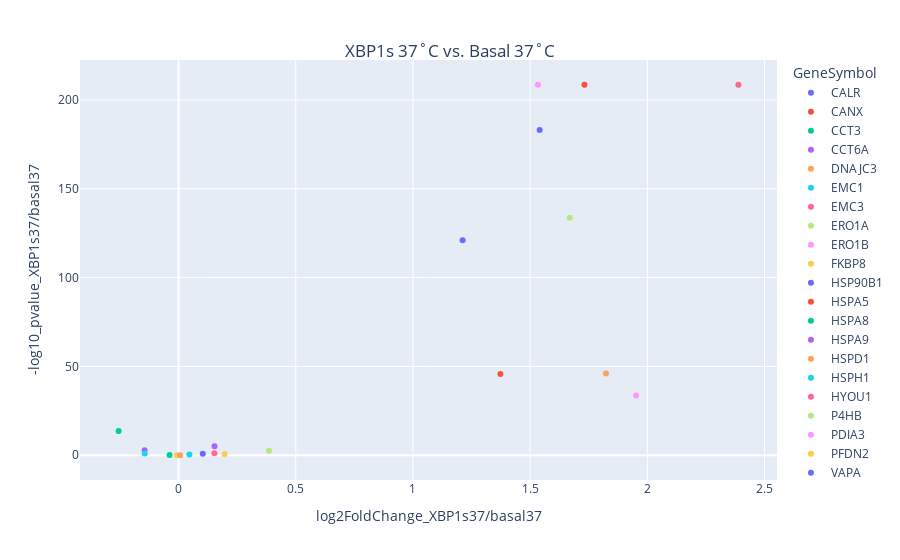
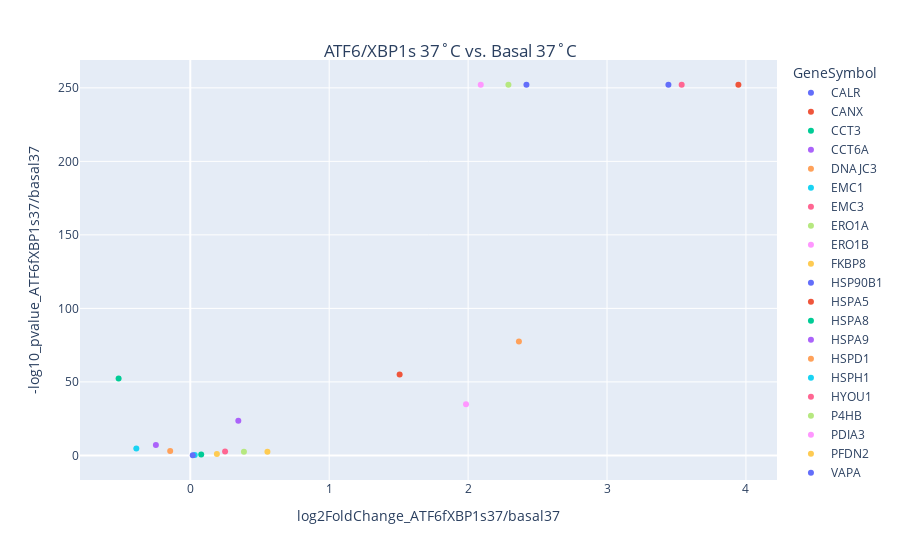

Here is the notebook cell these charts were saved with, in order:
### Code cell
# Create the interactive plot with Plotly
fig = px.scatter(filtered_elife_data, 
                 x='log2FoldChange_XBP1s37/basal37', 
                 y='-log10_pvalue_XBP1s37/basal37', 
                 color='GeneSymbol',
                 hover_data=['GeneSymbol'])

# Add and center the title for the first plot
fig.update_layout(title={'text': 'XBP1s 37˚C vs. Basal 37˚C', 'x':0.5, 'y':0.92, 'xanchor': 'center'})

# Show the plot
fig.show()

# Create the interactive plot with Plotly
fig = px.scatter(filtered_elife_data, 
                 x='log2FoldChange_ATF6fXBP1s37/basal37', 
                 y='-log10_pvalue_ATF6fXBP1s37/basal37', 
                 color='GeneSymbol',
                 hover_data=['GeneSymbol'])

# Add and center the title for the first plot
fig.update_layout(title={'text': 'ATF6/XBP1s 37˚C vs. Basal 37˚C', 'x':0.5, 'y':0.92, 'xanchor': 'center'})

# Show the plot
fig.show()

### Figure 1 — Plotly figure (JSON) as saved in the notebook; plotly's stock layout.template omitted (floating-point values rounded to 4 significant figures)
{"data": [{"customdata": [["CALR"]], "hovertemplate": "GeneSymbol=%{customdata[0]}<br>log2FoldChange_XBP1s37/basal37=%{x}<br>-log10_pvalue_XBP1s37/basal37=%{y}<extra></extra>", "legendgroup": "CALR", "marker": {"color": "#636efa", "symbol": "circle"}, "mode": "markers", "name": "CALR", "orientation": "v", "showlegend": true, "type": "scatter", "x": [1.212], "xaxis": "x", "y": [121.0], "yaxis": "y"}, {"customdata": [["CANX"]], "hovertemplate": "GeneSymbol=%{customdata[0]}<br>log2FoldChange_XBP1s37/basal37=%{x}<br>-log10_pvalue_XBP1s37/basal37=%{y}<extra></extra>", "legendgroup": "CANX", "marker": {"color": "#EF553B", "symbol": "circle"}, "mode": "markers", "name": "CANX", "orientation": "v", "showlegend": true, "type": "scatter", "x": [1.373], "xaxis": "x", "y": [45.77], "yaxis": "y"}, {"customdata": [["CCT3"]], "hovertemplate": "GeneSymbol=%{customdata[0]}<br>log2FoldChange_XBP1s37/basal37=%{x}<br>-log10_pvalue_XBP1s37/basal37=%{y}<extra></extra>", "legendgroup": "CCT3", "marker": {"color": "#00cc96", "symbol": "circle"}, "mode": "markers", "name": "CCT3", "orientation": "v", "showlegend": true, "type": "scatter", "x": [-0.03828], "xaxis": "x", "y": [0.2137], "yaxis": "y"}, {"customdata": [["CCT6A"]], "hovertemplate": "GeneSymbol=%{customdata[0]}<br>log2FoldChange_XBP1s37/basal37=%{x}<br>-log10_pvalue_XBP1s37/basal37=%{y}<extra></extra>", "legendgroup": "CCT6A", "marker": {"color": "#ab63fa", "symbol": "circle"}, "mode": "markers", "name": "CCT6A", "orientation": "v", "showlegend": true, "type": "scatter", "x": [-0.1446], "xaxis": "x", "y": [2.778], "yaxis": "y"}, {"customdata": [["DNAJC3"]], "hovertemplate": "GeneSymbol=%{customdata[0]}<br>log2FoldChange_XBP1s37/basal37=%{x}<br>-log10_pvalue_XBP1s37/basal37=%{y}<extra></extra>", "legendgroup": "DNAJC3", "marker": {"color": "#FFA15A", "symbol": "circle"}, "mode": "markers", "name": "DNAJC3", "orientation": "v", "showlegend": true, "type": "scatter", "x": [1.823], "xaxis": "x", "y": [46.04], "yaxis": "y"}, {"customdata": [["EMC1"]], "hovertemplate": "GeneSymbol=%{customdata[0]}<br>log2FoldChange_XBP1s37/basal37=%{x}<br>-log10_pvalue_XBP1s37/basal37=%{y}<extra></extra>", "legendgroup": "EMC1", "marker": {"color": "#19d3f3", "symbol": "circle"}, "mode": "markers", "name": "EMC1", "orientation": "v", "showlegend": true, "type": "scatter", "x": [0.04611], "xaxis": "x", "y": [0.3923], "yaxis": "y"}, {"customdata": [["EMC3"]], "hovertemplate": "GeneSymbol=%{customdata[0]}<br>log2FoldChange_XBP1s37/basal37=%{x}<br>-log10_pvalue_XBP1s37/basal37=%{y}<extra></extra>", "legendgroup": "EMC3", "marker": {"color": "#FF6692", "symbol": "circle"}, "mode": "markers", "name": "EMC3", "orientation": "v", "showlegend": true, "type": "scatter", "x": [0.1527], "xaxis": "x", "y": [1.154], "yaxis": "y"}, {"customdata": [["ERO1A"]], "hovertemplate": "GeneSymbol=%{customdata[0]}<br>log2FoldChange_XBP1s37/basal37=%{x}<br>-log10_pvalue_XBP1s37/basal37=%{y}<extra></extra>", "legendgroup": "ERO1A", "marker": {"color": "#B6E880", "symbol": "circle"}, "mode": "markers", "name": "ERO1A", "orientation": "v", "showlegend": true, "type": "scatter", "x": [0.3854], "xaxis": "x", "y": [2.547], "yaxis": "y"}, {"customdata": [["ERO1B"]], "hovertemplate": "GeneSymbol=%{customdata[0]}<br>log2FoldChange_XBP1s37/basal37=%{x}<br>-log10_pvalue_XBP1s37/basal37=%{y}<extra></extra>", "legendgroup": "ERO1B", "marker": {"color": "#FF97FF", "symbol": "circle"}, "mode": "markers", "name": "ERO1B", "orientation": "v", "showlegend": true, "type": "scatter", "x": [1.952], "xaxis": "x", "y": [33.67], "yaxis": "y"}, {"customdata": [["FKBP8"]], "hovertemplate": "GeneSymbol=%{customdata[0]}<br>log2FoldChange_XBP1s37/basal37=%{x}<br>-log10_pvalue_XBP1s37/basal37=%{y}<extra></extra>", "legendgroup": "FKBP8", "marker": {"color": "#FECB52", "symbol": "circle"}, "mode": "markers", "name": "FKBP8", "orientation": "v", "showlegend": true, "type": "scatter", "x": [-0.007317], "xaxis": "x", "y": [0.02031], "yaxis": "y"}, {"customdata": [["HSP90B1"]], "hovertemplate": "GeneSymbol=%{customdata[0]}<br>log2FoldChange_XBP1s37/basal37=%{x}<br>-log10_pvalue_XBP1s37/basal37=%{y}<extra></extra>", "legendgroup": "HSP90B1", "marker": {"color": "#636efa", "symbol": "circle"}, "mode": "markers", "name": "HSP90B1", "orientation": "v", "showlegend": true, "type": "scatter", "x": [1.54], "xaxis": "x", "y": [183.0], "yaxis": "y"}, {"customdata": [["HSPA5"]], "hovertemplate": "GeneSymbol=%{customdata[0]}<br>log2FoldChange_XBP1s37/basal37=%{x}<br>-log10_pvalue_XBP1s37/basal37=%{y}<extra></extra>", "legendgroup": "HSPA5", "marker": {"color": "#EF553B", "symbol": "circle"}, "mode": "markers", "name": "HSPA5", "orientation": "v", "showlegend": true, "type": "scatter", "x": [1.732], "xaxis": "x", "y": [208.5], "yaxis": "y"}, {"customdata": [["HSPA8"]], "hovertemplate": "GeneSymbol=%{customdata[0]}<br>log2FoldChange_XBP1s37/basal37=%{x}<br>-log10_pvalue_XBP1s37/basal37=%{y}<extra></extra>", "legendgroup": "HSPA8", "marker": {"color": "#00cc96", "symbol": "circle"}, "mode": "markers", "name": "HSPA8", "orientation": "v", "showlegend": true, "type": "scatter", "x": [-0.2558], "xaxis": "x", "y": [13.63], "yaxis": "y"}, {"customdata": [["HSPA9"]], "hovertemplate": "GeneSymbol=%{customdata[0]}<br>log2FoldChange_XBP1s37/basal37=%{x}<br>-log10_pvalue_XBP1s37/basal37=%{y}<extra></extra>", "legendgroup": "HSPA9", "marker": {"color": "#ab63fa", "symbol": "circle"}, "mode": "markers", "name": "HSPA9", "orientation": "v", "showlegend": true, "type": "scatter", "x": [0.1534], "xaxis": "x", "y": [5.082], "yaxis": "y"}, {"customdata": [["HSPD1"]], "hovertemplate": "GeneSymbol=%{customdata[0]}<br>log2FoldChange_XBP1s37/basal37=%{x}<br>-log10_pvalue_XBP1s37/basal37=%{y}<extra></extra>", "legendgroup": "HSPD1", "marker": {"color": "#FFA15A", "symbol": "circle"}, "mode": "markers", "name": "HSPD1", "orientation": "v", "showlegend": true, "type": "scatter", "x": [0.006846], "xaxis": "x", "y": [0.05765], "yaxis": "y"}, {"customdata": [["HSPH1"]], "hovertemplate": "GeneSymbol=%{customdata[0]}<br>log2FoldChange_XBP1s37/basal37=%{x}<br>-log10_pvalue_XBP1s37/basal37=%{y}<extra></extra>", "legendgroup": "HSPH1", "marker": {"color": "#19d3f3", "symbol": "circle"}, "mode": "markers", "name": "HSPH1", "orientation": "v", "showlegend": true, "type": "scatter", "x": [-0.1445], "xaxis": "x", "y": [0.945], "yaxis": "y"}, {"customdata": [["HYOU1"]], "hovertemplate": "GeneSymbol=%{customdata[0]}<br>log2FoldChange_XBP1s37/basal37=%{x}<br>-log10_pvalue_XBP1s37/basal37=%{y}<extra></extra>", "legendgroup": "HYOU1", "marker": {"color": "#FF6692", "symbol": "circle"}, "mode": "markers", "name": "HYOU1", "orientation": "v", "showlegend": true, "type": "scatter", "x": [2.388], "xaxis": "x", "y": [208.5], "yaxis": "y"}, {"customdata": [["P4HB"]], "hovertemplate": "GeneSymbol=%{customdata[0]}<br>log2FoldChange_XBP1s37/basal37=%{x}<br>-log10_pvalue_XBP1s37/basal37=%{y}<extra></extra>", "legendgroup": "P4HB", "marker": {"color": "#B6E880", "symbol": "circle"}, "mode": "markers", "name": "P4HB", "orientation": "v", "showlegend": true, "type": "scatter", "x": [1.669], "xaxis": "x", "y": [133.8], "yaxis": "y"}, {"customdata": [["PDIA3"]], "hovertemplate": "GeneSymbol=%{customdata[0]}<br>log2FoldChange_XBP1s37/basal37=%{x}<br>-log10_pvalue_XBP1s37/basal37=%{y}<extra></extra>", "legendgroup": "PDIA3", "marker": {"color": "#FF97FF", "symbol": "circle"}, "mode": "markers", "name": "PDIA3", "orientation": "v", "showlegend": true, "type": "scatter", "x": [1.533], "xaxis": "x", "y": [208.5], "yaxis": "y"}, {"customdata": [["PFDN2"]], "hovertemplate": "GeneSymbol=%{customdata[0]}<br>log2FoldChange_XBP1s37/basal37=%{x}<br>-log10_pvalue_XBP1s37/basal37=%{y}<extra></extra>", "legendgroup": "PFDN2", "marker": {"color": "#FECB52", "symbol": "circle"}, "mode": "markers", "name": "PFDN2", "orientation": "v", "showlegend": true, "type": "scatter", "x": [0.1966], "xaxis": "x", "y": [0.5206], "yaxis": "y"}, {"customdata": [["VAPA"]], "hovertemplate": "GeneSymbol=%{customdata[0]}<br>log2FoldChange_XBP1s37/basal37=%{x}<br>-log10_pvalue_XBP1s37/basal37=%{y}<extra></extra>", "legendgroup": "VAPA", "marker": {"color": "#636efa", "symbol": "circle"}, "mode": "markers", "name": "VAPA", "orientation": "v", "showlegend": true, "type": "scatter", "x": [0.1033], "xaxis": "x", "y": [0.9005], "yaxis": "y"}], "layout": {"legend": {"title": {"text": "GeneSymbol"}, "tracegroupgap": 0}, "margin": {"t": 60}, "title": {"text": "XBP1s 37˚C vs. Basal 37˚C", "x": 0.5, "xanchor": "center", "y": 0.92}, "xaxis": {"anchor": "y", "domain": [0, 1], "title": {"text": "log2FoldChange_XBP1s37/basal37"}}, "yaxis": {"anchor": "x", "domain": [0, 1], "title": {"text": "-log10_pvalue_XBP1s37/basal37"}}}}

### Figure 2 — Plotly figure (JSON) as saved in the notebook; plotly's stock layout.template omitted (floating-point values rounded to 4 significant figures)
{"data": [{"customdata": [["CALR"]], "hovertemplate": "GeneSymbol=%{customdata[0]}<br>log2FoldChange_ATF6fXBP1s37/basal37=%{x}<br>-log10_pvalue_ATF6fXBP1s37/basal37=%{y}<extra></extra>", "legendgroup": "CALR", "marker": {"color": "#636efa", "symbol": "circle"}, "mode": "markers", "name": "CALR", "orientation": "v", "showlegend": true, "type": "scatter", "x": [2.42], "xaxis": "x", "y": [252.1], "yaxis": "y"}, {"customdata": [["CANX"]], "hovertemplate": "GeneSymbol=%{customdata[0]}<br>log2FoldChange_ATF6fXBP1s37/basal37=%{x}<br>-log10_pvalue_ATF6fXBP1s37/basal37=%{y}<extra></extra>", "legendgroup": "CANX", "marker": {"color": "#EF553B", "symbol": "circle"}, "mode": "markers", "name": "CANX", "orientation": "v", "showlegend": true, "type": "scatter", "x": [1.507], "xaxis": "x", "y": [54.94], "yaxis": "y"}, {"customdata": [["CCT3"]], "hovertemplate": "GeneSymbol=%{customdata[0]}<br>log2FoldChange_ATF6fXBP1s37/basal37=%{x}<br>-log10_pvalue_ATF6fXBP1s37/basal37=%{y}<extra></extra>", "legendgroup": "CCT3", "marker": {"color": "#00cc96", "symbol": "circle"}, "mode": "markers", "name": "CCT3", "orientation": "v", "showlegend": true, "type": "scatter", "x": [0.07862], "xaxis": "x", "y": [0.529], "yaxis": "y"}, {"customdata": [["CCT6A"]], "hovertemplate": "GeneSymbol=%{customdata[0]}<br>log2FoldChange_ATF6fXBP1s37/basal37=%{x}<br>-log10_pvalue_ATF6fXBP1s37/basal37=%{y}<extra></extra>", "legendgroup": "CCT6A", "marker": {"color": "#ab63fa", "symbol": "circle"}, "mode": "markers", "name": "CCT6A", "orientation": "v", "showlegend": true, "type": "scatter", "x": [-0.2476], "xaxis": "x", "y": [7.135], "yaxis": "y"}, {"customdata": [["DNAJC3"]], "hovertemplate": "GeneSymbol=%{customdata[0]}<br>log2FoldChange_ATF6fXBP1s37/basal37=%{x}<br>-log10_pvalue_ATF6fXBP1s37/basal37=%{y}<extra></extra>", "legendgroup": "DNAJC3", "marker": {"color": "#FFA15A", "symbol": "circle"}, "mode": "markers", "name": "DNAJC3", "orientation": "v", "showlegend": true, "type": "scatter", "x": [2.366], "xaxis": "x", "y": [77.48], "yaxis": "y"}, {"customdata": [["EMC1"]], "hovertemplate": "GeneSymbol=%{customdata[0]}<br>log2FoldChange_ATF6fXBP1s37/basal37=%{x}<br>-log10_pvalue_ATF6fXBP1s37/basal37=%{y}<extra></extra>", "legendgroup": "EMC1", "marker": {"color": "#19d3f3", "symbol": "circle"}, "mode": "markers", "name": "EMC1", "orientation": "v", "showlegend": true, "type": "scatter", "x": [0.03208], "xaxis": "x", "y": [0.2532], "yaxis": "y"}, {"customdata": [["EMC3"]], "hovertemplate": "GeneSymbol=%{customdata[0]}<br>log2FoldChange_ATF6fXBP1s37/basal37=%{x}<br>-log10_pvalue_ATF6fXBP1s37/basal37=%{y}<extra></extra>", "legendgroup": "EMC3", "marker": {"color": "#FF6692", "symbol": "circle"}, "mode": "markers", "name": "EMC3", "orientation": "v", "showlegend": true, "type": "scatter", "x": [0.2506], "xaxis": "x", "y": [2.603], "yaxis": "y"}, {"customdata": [["ERO1A"]], "hovertemplate": "GeneSymbol=%{customdata[0]}<br>log2FoldChange_ATF6fXBP1s37/basal37=%{x}<br>-log10_pvalue_ATF6fXBP1s37/basal37=%{y}<extra></extra>", "legendgroup": "ERO1A", "marker": {"color": "#B6E880", "symbol": "circle"}, "mode": "markers", "name": "ERO1A", "orientation": "v", "showlegend": true, "type": "scatter", "x": [0.3862], "xaxis": "x", "y": [2.56], "yaxis": "y"}, {"customdata": [["ERO1B"]], "hovertemplate": "GeneSymbol=%{customdata[0]}<br>log2FoldChange_ATF6fXBP1s37/basal37=%{x}<br>-log10_pvalue_ATF6fXBP1s37/basal37=%{y}<extra></extra>", "legendgroup": "ERO1B", "marker": {"color": "#FF97FF", "symbol": "circle"}, "mode": "markers", "name": "ERO1B", "orientation": "v", "showlegend": true, "type": "scatter", "x": [1.985], "xaxis": "x", "y": [34.85], "yaxis": "y"}, {"customdata": [["FKBP8"]], "hovertemplate": "GeneSymbol=%{customdata[0]}<br>log2FoldChange_ATF6fXBP1s37/basal37=%{x}<br>-log10_pvalue_ATF6fXBP1s37/basal37=%{y}<extra></extra>", "legendgroup": "FKBP8", "marker": {"color": "#FECB52", "symbol": "circle"}, "mode": "markers", "name": "FKBP8", "orientation": "v", "showlegend": true, "type": "scatter", "x": [0.1915], "xaxis": "x", "y": [0.8786], "yaxis": "y"}, {"customdata": [["HSP90B1"]], "hovertemplate": "GeneSymbol=%{customdata[0]}<br>log2FoldChange_ATF6fXBP1s37/basal37=%{x}<br>-log10_pvalue_ATF6fXBP1s37/basal37=%{y}<extra></extra>", "legendgroup": "HSP90B1", "marker": {"color": "#636efa", "symbol": "circle"}, "mode": "markers", "name": "HSP90B1", "orientation": "v", "showlegend": true, "type": "scatter", "x": [3.442], "xaxis": "x", "y": [252.1], "yaxis": "y"}, {"customdata": [["HSPA5"]], "hovertemplate": "GeneSymbol=%{customdata[0]}<br>log2FoldChange_ATF6fXBP1s37/basal37=%{x}<br>-log10_pvalue_ATF6fXBP1s37/basal37=%{y}<extra></extra>", "legendgroup": "HSPA5", "marker": {"color": "#EF553B", "symbol": "circle"}, "mode": "markers", "name": "HSPA5", "orientation": "v", "showlegend": true, "type": "scatter", "x": [3.946], "xaxis": "x", "y": [252.1], "yaxis": "y"}, {"customdata": [["HSPA8"]], "hovertemplate": "GeneSymbol=%{customdata[0]}<br>log2FoldChange_ATF6fXBP1s37/basal37=%{x}<br>-log10_pvalue_ATF6fXBP1s37/basal37=%{y}<extra></extra>", "legendgroup": "HSPA8", "marker": {"color": "#00cc96", "symbol": "circle"}, "mode": "markers", "name": "HSPA8", "orientation": "v", "showlegend": true, "type": "scatter", "x": [-0.5161], "xaxis": "x", "y": [52.37], "yaxis": "y"}, {"customdata": [["HSPA9"]], "hovertemplate": "GeneSymbol=%{customdata[0]}<br>log2FoldChange_ATF6fXBP1s37/basal37=%{x}<br>-log10_pvalue_ATF6fXBP1s37/basal37=%{y}<extra></extra>", "legendgroup": "HSPA9", "marker": {"color": "#ab63fa", "symbol": "circle"}, "mode": "markers", "name": "HSPA9", "orientation": "v", "showlegend": true, "type": "scatter", "x": [0.3457], "xaxis": "x", "y": [23.62], "yaxis": "y"}, {"customdata": [["HSPD1"]], "hovertemplate": "GeneSymbol=%{customdata[0]}<br>log2FoldChange_ATF6fXBP1s37/basal37=%{x}<br>-log10_pvalue_ATF6fXBP1s37/basal37=%{y}<extra></extra>", "legendgroup": "HSPD1", "marker": {"color": "#FFA15A", "symbol": "circle"}, "mode": "markers", "name": "HSPD1", "orientation": "v", "showlegend": true, "type": "scatter", "x": [-0.1448], "xaxis": "x", "y": [3.024], "yaxis": "y"}, {"customdata": [["HSPH1"]], "hovertemplate": "GeneSymbol=%{customdata[0]}<br>log2FoldChange_ATF6fXBP1s37/basal37=%{x}<br>-log10_pvalue_ATF6fXBP1s37/basal37=%{y}<extra></extra>", "legendgroup": "HSPH1", "marker": {"color": "#19d3f3", "symbol": "circle"}, "mode": "markers", "name": "HSPH1", "orientation": "v", "showlegend": true, "type": "scatter", "x": [-0.3884], "xaxis": "x", "y": [4.651], "yaxis": "y"}, {"customdata": [["HYOU1"]], "hovertemplate": "GeneSymbol=%{customdata[0]}<br>log2FoldChange_ATF6fXBP1s37/basal37=%{x}<br>-log10_pvalue_ATF6fXBP1s37/basal37=%{y}<extra></extra>", "legendgroup": "HYOU1", "marker": {"color": "#FF6692", "symbol": "circle"}, "mode": "markers", "name": "HYOU1", "orientation": "v", "showlegend": true, "type": "scatter", "x": [3.537], "xaxis": "x", "y": [252.1], "yaxis": "y"}, {"customdata": [["P4HB"]], "hovertemplate": "GeneSymbol=%{customdata[0]}<br>log2FoldChange_ATF6fXBP1s37/basal37=%{x}<br>-log10_pvalue_ATF6fXBP1s37/basal37=%{y}<extra></extra>", "legendgroup": "P4HB", "marker": {"color": "#B6E880", "symbol": "circle"}, "mode": "markers", "name": "P4HB", "orientation": "v", "showlegend": true, "type": "scatter", "x": [2.29], "xaxis": "x", "y": [252.1], "yaxis": "y"}, {"customdata": [["PDIA3"]], "hovertemplate": "GeneSymbol=%{customdata[0]}<br>log2FoldChange_ATF6fXBP1s37/basal37=%{x}<br>-log10_pvalue_ATF6fXBP1s37/basal37=%{y}<extra></extra>", "legendgroup": "PDIA3", "marker": {"color": "#FF97FF", "symbol": "circle"}, "mode": "markers", "name": "PDIA3", "orientation": "v", "showlegend": true, "type": "scatter", "x": [2.091], "xaxis": "x", "y": [252.1], "yaxis": "y"}, {"customdata": [["PFDN2"]], "hovertemplate": "GeneSymbol=%{customdata[0]}<br>log2FoldChange_ATF6fXBP1s37/basal37=%{x}<br>-log10_pvalue_ATF6fXBP1s37/basal37=%{y}<extra></extra>", "legendgroup": "PFDN2", "marker": {"color": "#FECB52", "symbol": "circle"}, "mode": "markers", "name": "PFDN2", "orientation": "v", "showlegend": true, "type": "scatter", "x": [0.5553], "xaxis": "x", "y": [2.485], "yaxis": "y"}, {"customdata": [["VAPA"]], "hovertemplate": "GeneSymbol=%{customdata[0]}<br>log2FoldChange_ATF6fXBP1s37/basal37=%{x}<br>-log10_pvalue_ATF6fXBP1s37/basal37=%{y}<extra></extra>", "legendgroup": "VAPA", "marker": {"color": "#636efa", "symbol": "circle"}, "mode": "markers", "name": "VAPA", "orientation": "v", "showlegend": true, "type": "scatter", "x": [0.01785], "xaxis": "x", "y": [0.1018], "yaxis": "y"}], "layout": {"legend": {"title": {"text": "GeneSymbol"}, "tracegroupgap": 0}, "margin": {"t": 60}, "title": {"text": "ATF6/XBP1s 37˚C vs. Basal 37˚C", "x": 0.5, "xanchor": "center", "y": 0.92}, "xaxis": {"anchor": "y", "domain": [0, 1], "title": {"text": "log2FoldChange_ATF6fXBP1s37/basal37"}}, "yaxis": {"anchor": "x", "domain": [0, 1], "title": {"text": "-log10_pvalue_ATF6fXBP1s37/basal37"}}}}
